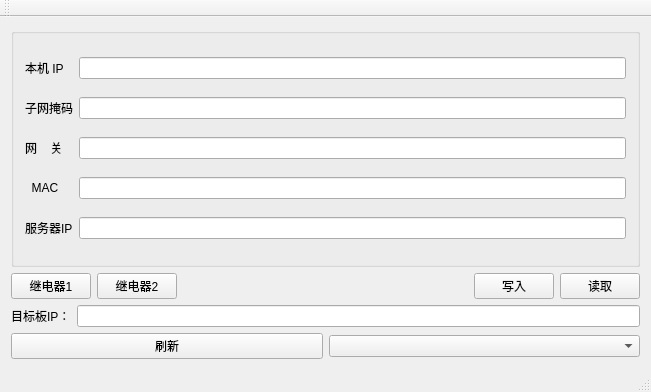
<?xml version="1.0" encoding="UTF-8"?>
<ui version="4.0">
 <class>MainWindow</class>
 <widget class="QMainWindow" name="MainWindow">
  <property name="geometry">
   <rect>
    <x>0</x>
    <y>0</y>
    <width>651</width>
    <height>392</height>
   </rect>
  </property>
  <property name="cursor">
   <cursorShape>ArrowCursor</cursorShape>
  </property>
  <property name="windowTitle">
   <string>IP配置工具</string>
  </property>
  <property name="iconSize">
   <size>
    <width>24</width>
    <height>24</height>
   </size>
  </property>
  <widget class="QWidget" name="centralWidget">
   <layout class="QVBoxLayout" name="verticalLayout_2" stretch="1,0,0,0">
    <item>
     <widget class="QGroupBox" name="groupBox">
      <property name="title">
       <string/>
      </property>
      <property name="alignment">
       <set>Qt::AlignLeading|Qt::AlignLeft|Qt::AlignVCenter</set>
      </property>
      <layout class="QGridLayout" name="gridLayout" columnstretch="0,0,0" columnminimumwidth="0,0,0">
       <item row="2" column="2">
        <widget class="QLineEdit" name="lineEdit_mask"/>
       </item>
       <item row="2" column="0">
        <widget class="QLabel" name="label_2">
         <property name="text">
          <string>子网掩码</string>
         </property>
        </widget>
       </item>
       <item row="4" column="0">
        <widget class="QLabel" name="label_3">
         <property name="text">
          <string>网    关</string>
         </property>
        </widget>
       </item>
       <item row="4" column="2">
        <widget class="QLineEdit" name="lineEdit_gateway"/>
       </item>
       <item row="8" column="0">
        <widget class="QLabel" name="label_4">
         <property name="text">
          <string>服务器IP</string>
         </property>
        </widget>
       </item>
       <item row="6" column="0">
        <widget class="QLabel" name="label_5">
         <property name="text">
          <string>  MAC</string>
         </property>
        </widget>
       </item>
       <item row="0" column="0">
        <widget class="QLabel" name="label">
         <property name="baseSize">
          <size>
           <width>0</width>
           <height>2</height>
          </size>
         </property>
         <property name="lineWidth">
          <number>2</number>
         </property>
         <property name="text">
          <string>本机 IP</string>
         </property>
        </widget>
       </item>
       <item row="6" column="2">
        <widget class="QLineEdit" name="lineEdit_mac">
         <property name="readOnly">
          <bool>false</bool>
         </property>
        </widget>
       </item>
       <item row="8" column="2">
        <widget class="QLineEdit" name="lineEdit_route_ip"/>
       </item>
       <item row="0" column="2">
        <widget class="QLineEdit" name="lineEdit_host_ip"/>
       </item>
      </layout>
     </widget>
    </item>
    <item>
     <layout class="QHBoxLayout" name="horizontalLayout">
      <item>
       <widget class="QPushButton" name="pushButton_raly1">
        <property name="text">
         <string>继电器1</string>
        </property>
       </widget>
      </item>
      <item>
       <widget class="QPushButton" name="pushButton_raly2">
        <property name="text">
         <string>继电器2</string>
        </property>
       </widget>
      </item>
      <item>
       <spacer name="horizontalSpacer_2">
        <property name="orientation">
         <enum>Qt::Horizontal</enum>
        </property>
        <property name="sizeHint" stdset="0">
         <size>
          <width>40</width>
          <height>20</height>
         </size>
        </property>
       </spacer>
      </item>
      <item>
       <widget class="QPushButton" name="pushButton_1">
        <property name="text">
         <string>写入</string>
        </property>
       </widget>
      </item>
      <item>
       <widget class="QPushButton" name="pushButton_2">
        <property name="cursor">
         <cursorShape>ArrowCursor</cursorShape>
        </property>
        <property name="text">
         <string>读取</string>
        </property>
        <property name="iconSize">
         <size>
          <width>16</width>
          <height>16</height>
         </size>
        </property>
       </widget>
      </item>
     </layout>
    </item>
    <item>
     <layout class="QHBoxLayout" name="horizontalLayout_4">
      <item>
       <widget class="QLabel" name="label_6">
        <property name="text">
         <string>目标板IP：</string>
        </property>
       </widget>
      </item>
      <item>
       <widget class="QLineEdit" name="lineEdit_test"/>
      </item>
     </layout>
    </item>
    <item>
     <layout class="QHBoxLayout" name="horizontalLayout_2">
      <item>
       <widget class="QPushButton" name="pushButton_scan">
        <property name="enabled">
         <bool>true</bool>
        </property>
        <property name="baseSize">
         <size>
          <width>50</width>
          <height>0</height>
         </size>
        </property>
        <property name="layoutDirection">
         <enum>Qt::LeftToRight</enum>
        </property>
        <property name="text">
         <string>刷新</string>
        </property>
       </widget>
      </item>
      <item>
       <widget class="QComboBox" name="comboBox">
        <property name="accessibleName">
         <string/>
        </property>
        <property name="layoutDirection">
         <enum>Qt::LeftToRight</enum>
        </property>
       </widget>
      </item>
     </layout>
    </item>
   </layout>
  </widget>
  <widget class="QMenuBar" name="menuBar">
   <property name="geometry">
    <rect>
     <x>0</x>
     <y>0</y>
     <width>651</width>
     <height>23</height>
    </rect>
   </property>
  </widget>
  <widget class="QToolBar" name="mainToolBar">
   <attribute name="toolBarArea">
    <enum>TopToolBarArea</enum>
   </attribute>
   <attribute name="toolBarBreak">
    <bool>false</bool>
   </attribute>
  </widget>
  <widget class="QStatusBar" name="statusBar"/>
 </widget>
 <layoutdefault spacing="6" margin="11"/>
 <resources/>
 <connections/>
</ui>
